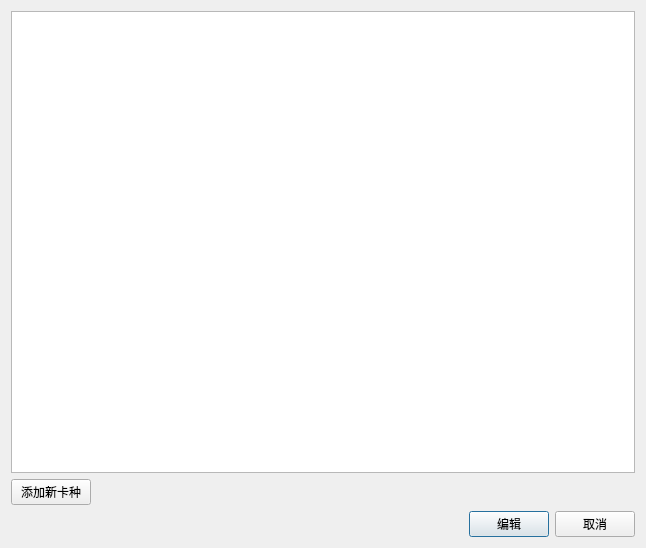
<?xml version="1.0" encoding="UTF-8"?>
<ui version="4.0">
 <class>DialogCardEdit</class>
 <widget class="QDialog" name="DialogCardEdit">
  <property name="geometry">
   <rect>
    <x>0</x>
    <y>0</y>
    <width>646</width>
    <height>548</height>
   </rect>
  </property>
  <property name="windowTitle">
   <string>卡类设置</string>
  </property>
  <layout class="QGridLayout" name="gridLayout">
   <item row="0" column="0">
    <layout class="QVBoxLayout" name="verticalLayout">
     <item>
      <widget class="QTableView" name="tableView"/>
     </item>
     <item>
      <layout class="QHBoxLayout" name="horizontalLayout_2">
       <item>
        <widget class="QPushButton" name="pushButtonAddNew">
         <property name="text">
          <string>添加新卡种</string>
         </property>
         <property name="autoDefault">
          <bool>false</bool>
         </property>
        </widget>
       </item>
       <item>
        <spacer name="horizontalSpacer_2">
         <property name="orientation">
          <enum>Qt::Horizontal</enum>
         </property>
         <property name="sizeHint" stdset="0">
          <size>
           <width>40</width>
           <height>20</height>
          </size>
         </property>
        </spacer>
       </item>
      </layout>
     </item>
     <item>
      <layout class="QHBoxLayout" name="horizontalLayout">
       <item>
        <spacer name="horizontalSpacer">
         <property name="orientation">
          <enum>Qt::Horizontal</enum>
         </property>
         <property name="sizeHint" stdset="0">
          <size>
           <width>40</width>
           <height>20</height>
          </size>
         </property>
        </spacer>
       </item>
       <item>
        <widget class="QPushButton" name="pushButtonEdit">
         <property name="text">
          <string>编辑</string>
         </property>
        </widget>
       </item>
       <item>
        <widget class="QPushButton" name="pushButtonCancel">
         <property name="text">
          <string>取消</string>
         </property>
         <property name="autoDefault">
          <bool>true</bool>
         </property>
        </widget>
       </item>
      </layout>
     </item>
    </layout>
   </item>
  </layout>
 </widget>
 <resources/>
 <connections/>
</ui>
